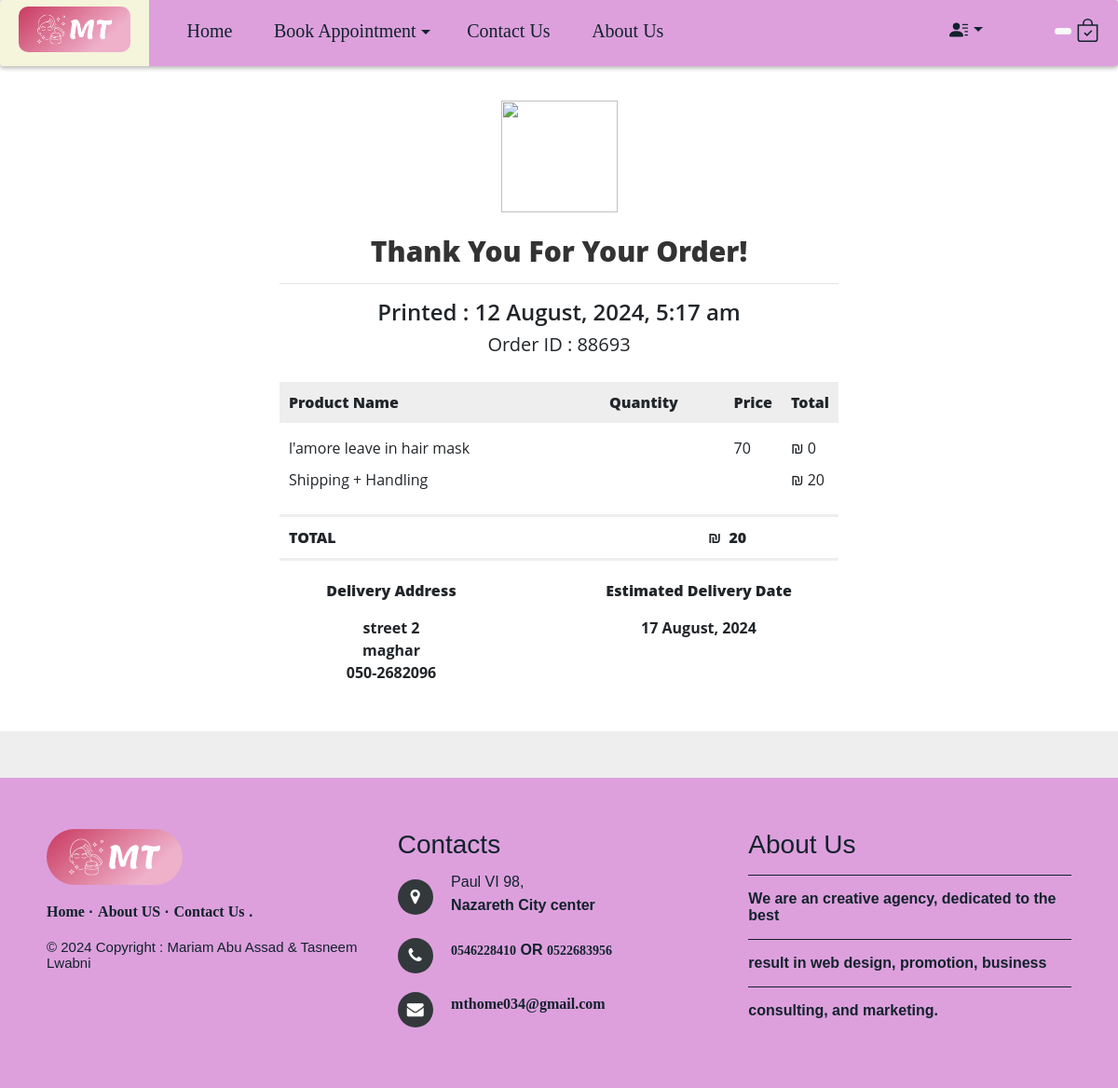
Screenshot of /recipt2.php?id=10 (signed in) with the database file from the repository.
### tables this page shows
CREATE TABLE `orders` (
  `id` int(11) NOT NULL,
  `pro_id` int(11) NOT NULL,
  `order_id` int(11) NOT NULL,
  `name` varchar(250) NOT NULL,
  `image` varchar(250) NOT NULL,
  `price` int(11) NOT NULL,
  `qty` int(11) NOT NULL,
  `date` varchar(30) NOT NULL,
  `user_email` varchar(100) NOT NULL,
  `status` varchar(100) NOT NULL,
  `count` int(11) NOT NULL
);

CREATE TABLE `product` (
  `id` int(11) NOT NULL,
  `name` varchar(150) NOT NULL,
  `price` int(10) NOT NULL,
  `qty` int(5) NOT NULL,
  `image` varchar(500) NOT NULL,
  `category` varchar(50) NOT NULL,
  `details` varchar(1000) NOT NULL
);

CREATE TABLE `purchases` (
  `id` int(10) NOT NULL,
  `fullname` varchar(100) NOT NULL,
  `email` varchar(100) NOT NULL,
  `city` varchar(100) NOT NULL,
  `phone` varchar(15) NOT NULL,
  `address` varchar(100) NOT NULL,
  `creditN` varchar(16) NOT NULL,
  `cvv` varchar(3) NOT NULL,
  `date` varchar(8) NOT NULL,
  `pro_id` int(10) NOT NULL
);

### recipt2.php (the view, shortened to what this page needs)
<!DOCTYPE html>
<html>
<head>
    <link rel="stylesheet" href="https://maxcdn.bootstrapcdn.com/bootstrap/4.0.0/css/bootstrap.min.css">
    <link rel="stylesheet" href="css/recipt.css">
</head>
<?php include("HomeNav.php"); ?>
<br><br>
<body style="margin: 0 !important; padding: 0 !important; background-color: #eeeeee;" bgcolor="#eeeeee">
    <table border="0" cellpadding="0" cellspacing="0" width="100%">
                    <tr>
                        <td align="center" style="padding: 35px 35px 20px 35px; background-color: #ffffff;" bgcolor="#ffffff">
                            <table align="center" border="0" cellpadding="0" cellspacing="0" width="100%" style="max-width:600px;">
                                <tr>
                                    <td align="center" style="font-family: Open Sans, Helvetica, Arial, sans-serif; font-size: 16px; font-weight: 400; line-height: 24px; padding-top: 25px;"> <img src="https://img.icons8.com/carbon-copy/100/000000/checked-checkbox.png" width="125" height="120" style="display: block; border: 0px;" /><br>
                                        <h2 style="font-size: 30px; font-weight: 800; line-height: 36px; color: #333333; margin: 0;"> Thank You For Your Order! </h2>
                                        <hr>
                                        <?php
                                                if(isset($_GET['id']))
                                                {
                                                    $id = $_GET['id'];
                                                    $sql = "SELECT * FROM product WHERE id='$id'";
                                                    $query=mysqli_query($con,$sql);
                                                    if(mysqli_num_rows($query) > 0)
                                                    {
                                                        $fetch = mysqli_fetch_assoc($query);
                                                        $sql1="SELECT MAX(count) AS BigCount FROM orders";
                                                        $query1=mysqli_query($con,$sql1);
                                                        while($row=mysqli_fetch_array($query1))
                                                        {
                                                            $BigCount = $row['BigCount'];
                                                        }
                                                        $sql2="SELECT * FROM orders WHERE count='$BigCount' AND user_email='$_SESSION[email]'";
                                                        $query2=mysqli_query($con,$sql2);
                                                        if(mysqli_num_rows($query2) > 0)
                                                        {
                                                            $fetch_order = mysqli_fetch_assoc($query2);
                                                            $confirm = $fetch_order['order_id'];
                                                        }
                                        ?>
                                        <h4 style="font-weight:600;">
                                        Printed :
                                    <?php echo date("j F, Y, g:i a"); ?>
                                       </h4>
                                       <b>
                                       <h5>
                                        Order ID : <?php echo $confirm; ?>
                                       </h5>
                                       </b>
                                    </td>
                                </tr>
                                <tr>
                                    <td align="left" style="padding-top: 20px;">
                                        <table cellspacing="0" cellpadding="0" border="0" width="100%">
                                            <tr>
                                            <td width="75%" align="left" bgcolor="#eeeeee" style="font-family: Open Sans, Helvetica, Arial, sans-serif; font-size: 16px; font-weight: 800; line-height: 24px; padding: 10px;"> Product Name </td>
                                                <td width="75%" align="left" bgcolor="#eeeeee" style="font-family: Open Sans, Helvetica, Arial, sans-serif; font-size: 16px; font-weight: 800; line-height: 24px; padding: 10px;">  Quantity </td>
                                                <td width="75%" align="left" bgcolor="#eeeeee" style="font-family: Open Sans, Helvetica, Arial, sans-serif; font-size: 16px; font-weight: 800; line-height: 24px; padding: 10px;">  Price </td>
                                                <td width="25%" align="left" bgcolor="#eeeeee" style="font-family: Open Sans, Helvetica, Arial, sans-serif; font-size: 16px; font-weight: 800; line-height: 24px; padding: 10px;"> Total </td>
                                            </tr>
                                            <?php
                                            $total = 0;
                                            ?>
                                            <tr>
                                                <td width="75%" align="left" style="font-family: Open Sans, Helvetica, Arial, sans-serif; font-size: 16px; font-weight: 400; line-height: 24px; padding: 15px 10px 5px 10px;"> <?php echo $fetch['name']; ?> </td>
                                                <td width="75%" align="left" style="font-family: Open Sans, Helvetica, Arial, sans-serif; font-size: 16px; font-weight: 400; line-height: 24px; padding: 15px 10px 5px 10px;"> <?php echo $_SESSION['qty2']; ?> </td>
                                                <td width="75%" align="left" style="font-family: Open Sans, Helvetica, Arial, sans-serif; font-size: 16px; font-weight: 400; line-height: 24px; padding: 15px 10px 5px 10px;"> <?php echo $fetch['price']; ?> </td>
                                                <td width="25%" align="left" style="font-family: Open Sans, Helvetica, Arial, sans-serif; font-size: 16px; font-weight: 400; line-height: 24px; padding: 15px 10px 5px 10px;"> ₪ <?php echo $tot=$fetch['price'] * $_SESSION['qty2']; ?> </td>
                                            </tr>
                                            <?php
                                            $total += $tot;
                                            }
                                            ?>
                                            <tr>
                                                <td width="75%" align="left" style="font-family: Open Sans, Helvetica, Arial, sans-serif; font-size: 16px; font-weight: 400; line-height: 24px; padding: 5px 10px;"> Shipping + Handling </td>
                                                <td></td>
                                                <td></td>
                                                <td width="25%" align="left" style="font-family: Open Sans, Helvetica, Arial, sans-serif; font-size: 16px; font-weight: 400; line-height: 24px; padding: 5px 10px;"> ₪ <?php   echo $shipping = 20;?> </td>
                                            </tr>
                                        </table>
                                    </td>
                                </tr>
                                <tr>
                                    <td align="left" style="padding-top: 20px;">
                                        <table cellspacing="0" cellpadding="0" border="0" width="100%">
                                            <tr>
                                                <td width="75%" align="left" style="font-family: Open Sans, Helvetica, Arial, sans-serif; font-size: 16px; font-weight: 800; line-height: 24px; padding: 10px; border-top: 3px solid #eeeeee; border-bottom: 3px solid #eeeeee;"> TOTAL </td>
                                                <td width="25%" align="left" style="font-family: Open Sans, Helvetica, Arial, sans-serif; font-size: 16px; font-weight: 800; line-height: 24px; padding: 10px; border-top: 3px solid #eeeeee; border-bottom: 3px solid #eeeeee;">  ₪&nbsp; <?php echo $total + $shipping;?> </td>
                                            </tr>
                                        </table>
                                    </td>
                                </tr>
                            </table>
                        </td>
                    </tr>
                    <tr>
                        <td align="center" height="100%" valign="top" width="100%" style="padding: 0 35px 35px 35px; background-color: #ffffff;" bgcolor="#ffffff">
                            <table align="center" border="0" cellpadding="0" cellspacing="0" width="100%" style="max-width:660px;">
                                <tr>
                                    <td align="center" valign="top" style="font-size:0;">
                                        <div style="display:inline-block; max-width:50%; min-width:240px; vertical-align:top; width:100%;">
                                            <table align="left" border="0" cellpadding="0" cellspacing="0" width="100%" style="max-width:300px;">
                                                <tr>
                                                    <td align="center" valign="top" style="font-family: Open Sans, Helvetica, Arial, sans-serif; font-size: 16px; font-weight: 400; line-height: 24px;">
                                                    <?php
                                                    $sql2="SELECT MAX(id) AS BigId FROM purchases";
                                                    $res=mysqli_query($con,$sql2);
                                                    while($row=mysqli_fetch_array($res))
                                                    {
                                                       $bigID = $row['BigId'];
                                                    }
                                                    $sql3="SELECT * FROM purchases WHERE id='$bigID' AND email='$_SESSION[email]'";
                                                    $res2=mysqli_query($con,$sql3);
                                                    while($row=mysqli_fetch_array($res2))
                                                    {
                                                   ?>
                                                        <p style="font-weight: 800;">Delivery Address</p>
                                                        <b><p><?php echo $row['address']; ?><br><?php echo $row['city']; ?><br><?php echo $row['phone']; ?> </p></b>
                                                        <?php
                                                     }
                                                        ?>
                                                    </td>
                                                </tr>
                                            </table>
                                        </div>
                                        <div style="display:inline-block; max-width:50%; min-width:240px; vertical-align:top; width:100%;">
                                            <table align="left" border="0" cellpadding="0" cellspacing="0" width="100%" style="max-width:300px;">
                                                <tr>
                                                    <td align="center" valign="top" style="font-family: Open Sans, Helvetica, Arial, sans-serif; font-size: 16px; font-weight: 400; line-height: 24px;">
                                                        <p style="font-weight: 800;">Estimated Delivery Date</p>
                                                        <p style="font-weight:700;"> <?php
                                                        $d=strtotime("+5 Days");
                                                        echo date("j F, Y", $d);
                                                        ?> </p>
                                                    </td>
                                                </tr>
                                            </table>
                                        </div>
                                    </td>
                                </tr>
                            </table>
                        </td>
                    </tr>
                </table>
    <?php
    include("foter.php");
                }
           ?>

### css/recipt.css (style rules this page uses)
body, table, td, a { -webkit-text-size-adjust: 100%; -ms-text-size-adjust: 100%; }
table, td { mso-table-lspace: 0pt; mso-table-rspace: 0pt; }
img { -ms-interpolation-mode: bicubic; }
table { border-collapse: collapse !important; }
body { height: 100% !important; margin: 0 !important; padding: 0 !important; width: 100% !important; }

### rows the page displays
orders: order "88693"
product: name "l'amore leave in hair mask", price "70", $tot=$fetch['price']*$_SESSION['qty2'] "0"
purchases: address "street 2", city "maghar", phone "050-2682096"

### other values shown
$shipping = 20 "20"
$total + $shipping "20"
date("j F, Y", $d) "17 August, 2024"
